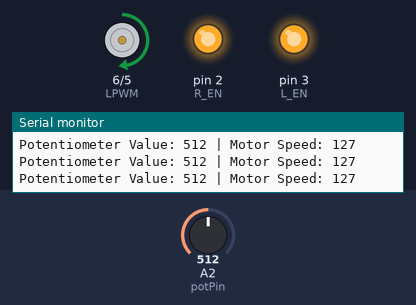
A sketch run on a simulated Arduino Uno, built with avr-gcc and run on an emulated ATmega328P. On the bench: motor-driver pin pairs drawn as motors (green arrow = first pin HIGH = forward, orange = second pin HIGH = backward, longer = more drive), output pins drawn as LEDs (lit = HIGH), the last lines printed to the serial monitor. Inputs (shaded band) come from the test bench; at power-on: A2 (potPin) = 512.

Above: at 1.2 s.
1.3 s: A2 (potPin) set to 716
At 1.9 s:
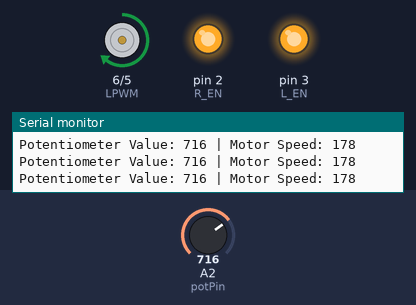
2.8 s: A2 (potPin) set to 900
At 3.4 s:
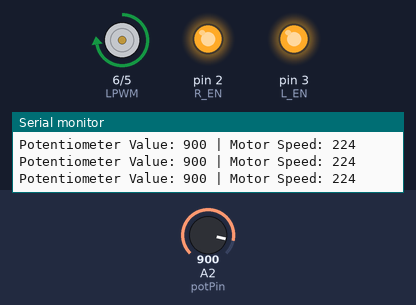
4.3 s: A2 (potPin) set to 122
At 5.0 s:
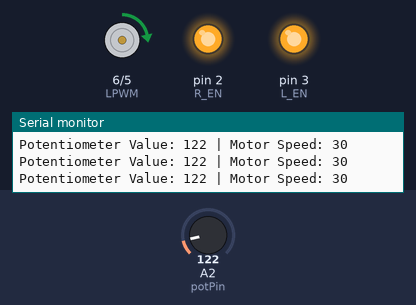
5.8 s: A2 (potPin) set to 109
At 6.6 s:
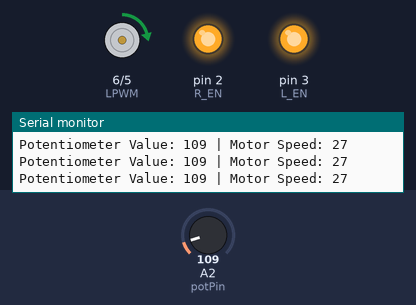
8.8 s: A2 (potPin) set to 93
At 9.7 s:
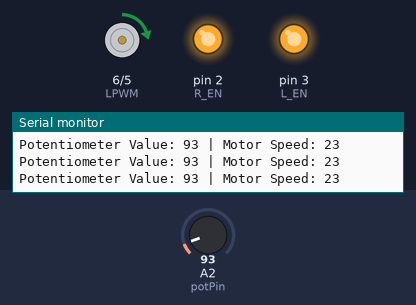
11.8 s: A2 (potPin) set to 511
At 12.7 s:
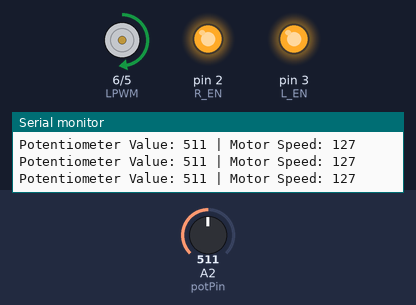
Timing chart, 0 to 14.3 s (numbered marks = the images above; inputs shaded):
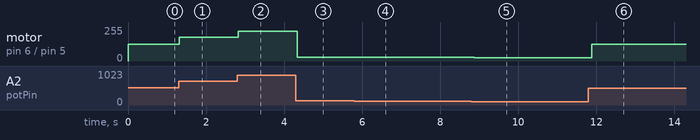

Measured:
- after the input at 1.3 s, motor on pin 6 (LPWM) / pin 5 (RPWM): forward 127/255 → forward 178/255 at once
- after the input at 2.8 s, motor on pin 6 (LPWM) / pin 5 (RPWM): forward 178/255 → forward 224/255 at once
- after the input at 4.3 s, motor on pin 6 (LPWM) / pin 5 (RPWM): forward 224/255 → forward 30/255 at once
- after the input at 5.8 s, motor on pin 6 (LPWM) / pin 5 (RPWM): forward 30/255 → forward 27/255 after 0.05 s
- after the input at 8.8 s, motor on pin 6 (LPWM) / pin 5 (RPWM): forward 27/255 → forward 23/255 after 0.07 s
- after the input at 11.8 s, motor on pin 6 (LPWM) / pin 5 (RPWM): forward 23/255 → forward 127/255 after 0.09 s

The sketch:

TUBES_MIKOM_KONTROL.ino
```cpp
int RPWM = 5;
int LPWM = 6;
int L_EN = 3;
int R_EN = 2;
int potPin = A2;
int potValue;
int motorSpeed;

void setup() {
  pinMode(RPWM, OUTPUT);
  pinMode(LPWM, OUTPUT);
  pinMode(R_EN, OUTPUT);
  pinMode(L_EN, OUTPUT);
  pinMode(potPin, INPUT);
  digitalWrite(R_EN, HIGH);
  digitalWrite(L_EN, HIGH);
  Serial.begin(9600); // Inisialisasi komunikasi serial dengan kecepatan 9600 bps
}

void loop() {
  // Membaca nilai potensiometer untuk mengatur kecepatan
  potValue = analogRead(potPin);
  motorSpeed = map(potValue, 0, 1023, 0, 255); // Map nilai analog menjadi rentang 0-255 (PWM)

  // Mengatur kecepatan motor
  analogWrite(LPWM, motorSpeed);
  analogWrite(RPWM, 0);

  // Menampilkan nilai potensiometer dan kecepatan motor ke Serial Monitor
  Serial.print("Potentiometer Value: ");
  Serial.print(potValue);
  Serial.print(" | Motor Speed: ");
  Serial.println(motorSpeed);
  delay(100); // Delay untuk memperlambat pembacaan potensiometer

}
```
